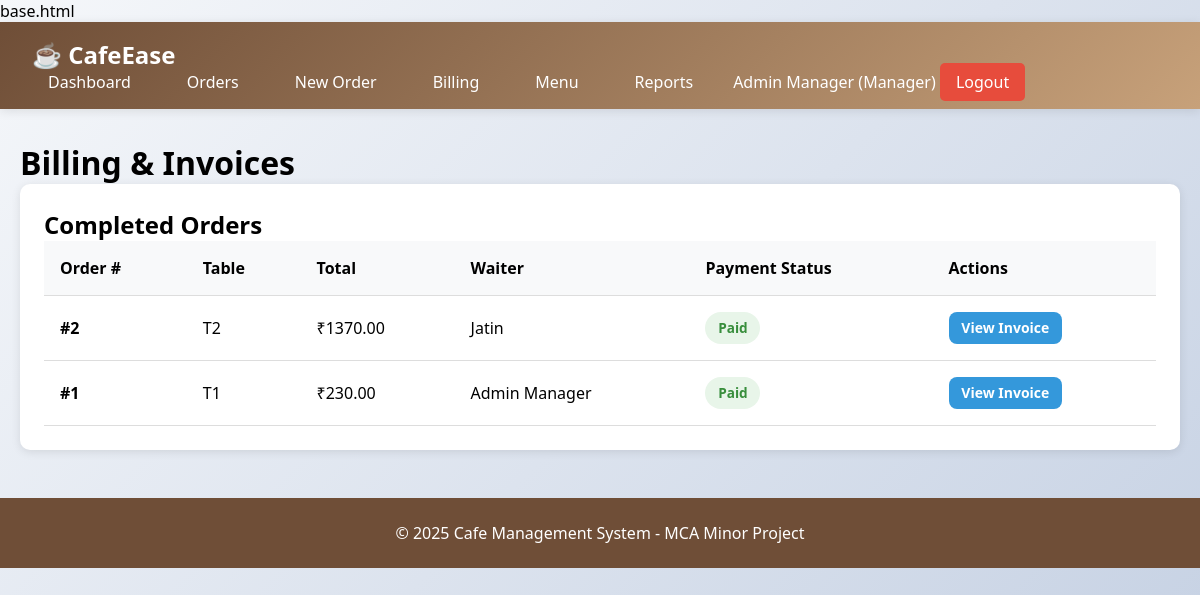
/billing (signed in), run on the app's committed database.
### tables this page shows
CREATE TABLE users (
    id INTEGER PRIMARY KEY AUTOINCREMENT,
    name VARCHAR(100) NOT NULL,
    email VARCHAR(100) UNIQUE NOT NULL,
    password VARCHAR(255) NOT NULL,
    role VARCHAR(20) NOT NULL CHECK(role IN ('Manager', 'Cashier', 'Waiter')),
    created_at TIMESTAMP DEFAULT CURRENT_TIMESTAMP
);

CREATE TABLE invoices (
    id INTEGER PRIMARY KEY AUTOINCREMENT,
    order_id INTEGER NOT NULL UNIQUE,
    subtotal DECIMAL(10, 2) NOT NULL,
    tax DECIMAL(10, 2) DEFAULT 0,
    discount DECIMAL(10, 2) DEFAULT 0,
    total DECIMAL(10, 2) NOT NULL,
    payment_status VARCHAR(20) DEFAULT 'Pending' CHECK(payment_status IN ('Pending', 'Paid', 'Failed')),
    paid_at TIMESTAMP,
    created_at TIMESTAMP DEFAULT CURRENT_TIMESTAMP,
    FOREIGN KEY (order_id) REFERENCES orders(id) ON DELETE CASCADE
);

CREATE TABLE orders (
    id INTEGER PRIMARY KEY AUTOINCREMENT,
    table_no VARCHAR(10) NOT NULL,
    status VARCHAR(20) DEFAULT 'Placed' CHECK(status IN ('Placed', 'Preparing', 'Completed', 'Cancelled')),
    total_amount DECIMAL(10, 2) DEFAULT 0,
    waiter_id INTEGER NOT NULL,
    created_at TIMESTAMP DEFAULT CURRENT_TIMESTAMP,
    FOREIGN KEY (waiter_id) REFERENCES users(id)
);

### app.py (the view)
@app.route('/billing')
@login_required
@role_required('Cashier', 'Manager')
def billing():
    conn = get_db_connection()
    completed_orders = conn.execute('''
        SELECT o.*, u.name as waiter_name,
               COALESCE(i.payment_status, 'Pending') as payment_status,
               i.id as invoice_id
        FROM orders o
        JOIN users u ON o.waiter_id = u.id
        LEFT JOIN invoices i ON o.id = i.order_id
        WHERE o.status = 'Completed'
        ORDER BY o.created_at DESC
    ''').fetchall()
    conn.close()
    return render_template('billing.html', orders=completed_orders)

### app.py (called while the page is built)
def get_db_connection():
    conn = sqlite3.connect(DATABASE)
    conn.row_factory = sqlite3.Row
    return conn

def login_required(f):
    @wraps(f)
    def decorated_function(*args, **kwargs):
        if 'user_id' not in session:
            flash('Please login first!', 'error')
            return redirect(url_for('login'))
        return f(*args, **kwargs)
    return decorated_function

def role_required(*roles):
    def wrapper(f):
        @wraps(f)
        def decorated_function(*args, **kwargs):
            if 'role' not in session or session['role'] not in roles:
                flash('Access denied! Insufficient permissions.', 'error')
                return redirect(url_for('dashboard'))
            return f(*args, **kwargs)
        return decorated_function
    return wrapper

### templates/billing.html (shortened to what this page needs)
{% extends "base.html" %}
{% block content %}
<h1>Billing & Invoices</h1>
<div class="card">
    <h2>Completed Orders</h2>
    {% if orders %}
    <table class="table">
        <thead>
            <tr>
                <th>Order #</th>
                <th>Table</th>
                <th>Total</th>
                <th>Waiter</th>
                <th>Payment Status</th>
                <th>Actions</th>
            </tr>
        </thead>
        <tbody>
            {% for order in orders %}
            <tr>
                <td><strong>#{{ order.id }}</strong></td>
                <td>{{ order.table_no }}</td>
                <td>₹{{ "%.2f"|format(order.total_amount) }}</td>
                <td>{{ order.waiter_name }}</td>
                <td><span class="badge badge-{{ order.payment_status.lower() }}">{{ order.payment_status }}</span></td>
                <td>
                    {% if order.invoice_id %}
                    <a href="{{ url_for('view_invoice', invoice_id=order.invoice_id) }}" class="btn btn-sm btn-info">View Invoice</a>
                    {% else %}
                    <a href="{{ url_for('generate_bill', order_id=order.id) }}" class="btn btn-sm btn-primary">Generate Bill</a>
                    {% endif %}
                </td>
            </tr>
            {% endfor %}
        </tbody>
    </table>
    {% else %}
    <p style="text-align: center; padding: 2rem;">No completed orders available.</p>
    {% endif %}
</div>
{% endblock %}

### templates/base.html (shortened to what this page needs)
<!DOCTYPE html>
<html lang="en">
<head>
</head>
<body>
    {% if session.user_id %}
    <nav class="navbar">
        <div class="nav-container">
            <a href="{{ url_for('dashboard') }}" class="nav-brand">☕ CafeEase</a>
            <ul class="nav-menu">
                <li><a href="{{ url_for('dashboard') }}">Dashboard</a></li>
                {% if session.role in ['Waiter', 'Manager'] %}
                <li><a href="{{ url_for('orders') }}">Orders</a></li>
                <li><a href="{{ url_for('create_order') }}">New Order</a></li>
                {% endif %}
                {% if session.role in ['Cashier', 'Manager'] %}
                <li><a href="{{ url_for('billing') }}">Billing</a></li>
                {% endif %}
                <li><a href="{{ url_for('menu') }}">Menu</a></li>
                {% if session.role == 'Manager' %}
                <li><a href="{{ url_for('reports') }}">Reports</a></li>
                {% endif %}
                <li>
                    <span style="color: white;">{{ session.user_name }} ({{ session.role }})</span>
                    <a href="{{ url_for('logout') }}" class="btn-logout">Logout</a>
                </li>
            </ul>
        </div>
    </nav>
    {% endif %}
    <main class="container">
        {% block content %}{% endblock %}
    </main>
    <footer class="footer">
        <p>&copy; 2025 Cafe Management System - MCA Minor Project</p>
    </footer>
</body>
</html>

### templates/base.html (style rules this page uses)
* { margin: 0; padding: 0; box-sizing: border-box; }
body { font-family: 'Segoe UI', Tahoma, Geneva, Verdana, sans-serif; background: linear-gradient(135deg, #f5f7fa 0%, #c3cfe2 100%); min-height: 100vh; }
.navbar { background: linear-gradient(135deg, #6F4E37 0%, #C7A17A 100%); padding: 1rem 2rem; box-shadow: 0 2px 10px rgba(0,0,0,0.1); }
.nav-container { max-width: 1200px; margin: 0 auto; display: flex; justify-content: space-between; align-items: center; flex-wrap: wrap; }
.nav-brand { font-size: 1.5rem; font-weight: bold; color: white; text-decoration: none; }
.nav-menu { display: flex; list-style: none; gap: 1.5rem; align-items: center; }
.nav-menu a { color: white; text-decoration: none; padding: 0.5rem 1rem; border-radius: 5px; transition: background 0.3s; }
.btn-logout { background: #e74c3c; padding: 0.5rem 1rem; border-radius: 5px; color: white; text-decoration: none; }
.container { max-width: 1200px; margin: 2rem auto; padding: 0 20px; }
.card { background: white; border-radius: 10px; padding: 1.5rem; margin-bottom: 2rem; box-shadow: 0 2px 10px rgba(0,0,0,0.1); }
.btn { padding: 0.75rem 1.5rem; border: none; border-radius: 8px; font-size: 1rem; cursor: pointer; text-decoration: none; display: inline-block; transition: all 0.3s; font-weight: 600; }
.btn-info { background: #3498db; color: white; }
.btn-sm { padding: 0.4rem 0.8rem; font-size: 0.875rem; }
.table { width: 100%; border-collapse: collapse; }
.table thead { background: #f8f9fa; }
.table th, .table td { padding: 1rem; text-align: left; border-bottom: 1px solid #ddd; }
.badge { padding: 0.4rem 0.8rem; border-radius: 20px; font-size: 0.85rem; font-weight: 600; display: inline-block; }
.badge-paid { background: #e8f5e9; color: #388e3c; }
.footer { background: #6F4E37; color: white; text-align: center; padding: 1.5rem; margin-top: 3rem; }

### data on the page
users: user_name "Admin Manager", role "Manager"
invoices: id "2", table_no "T2", waiter_name "Jatin", payment_status "Paid"
orders: total_amount "1370.00"
invoices: id "1", table_no "T1", waiter_name "Admin Manager", payment_status "Paid"
orders: total_amount "230.00"
